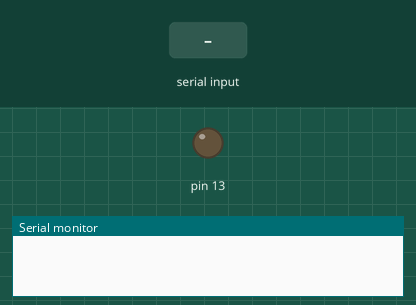
Recording of a sketch running on a simulated Arduino Mega 2560, built with avr-gcc and run on an emulated ATmega2560. Parts: output pins drawn as LEDs (lit = HIGH), the last lines printed to the serial monitor. Inputs (shaded band) come from the test bench.

Above: at 1.2 s.
1.3 s: "1" received over the second serial link
At 2.4 s:
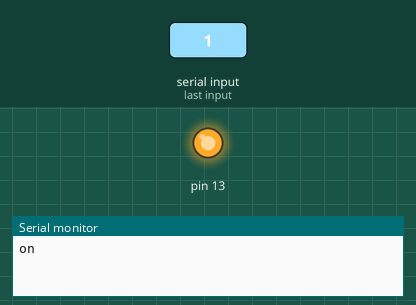
Timing chart, 0 to 4.3 s (numbered marks = the images above; inputs shaded):
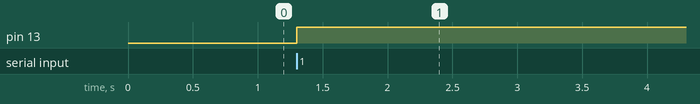

Measured:
- after the input at 1.3 s, pin 13: LOW → HIGH at once

The sketch:

tele_led_mega.ino
```cpp
void setup() {
  // put your setup code here, to run once:
  pinMode(13,OUTPUT);
  Serial.begin(9600);
  Serial1.begin(115200);
 digitalWrite(13,0);
}

void loop() {
 while(Serial1.available())
 {

    if(Serial1.read()=='1')
    {
      Serial.println("on");
    digitalWrite(13,1);
    }
    if(Serial1.read()=='0')
    {Serial.println("off");
    digitalWrite(13,0);}
 }
  // put your main code here, to run repeatedly:

}
```
